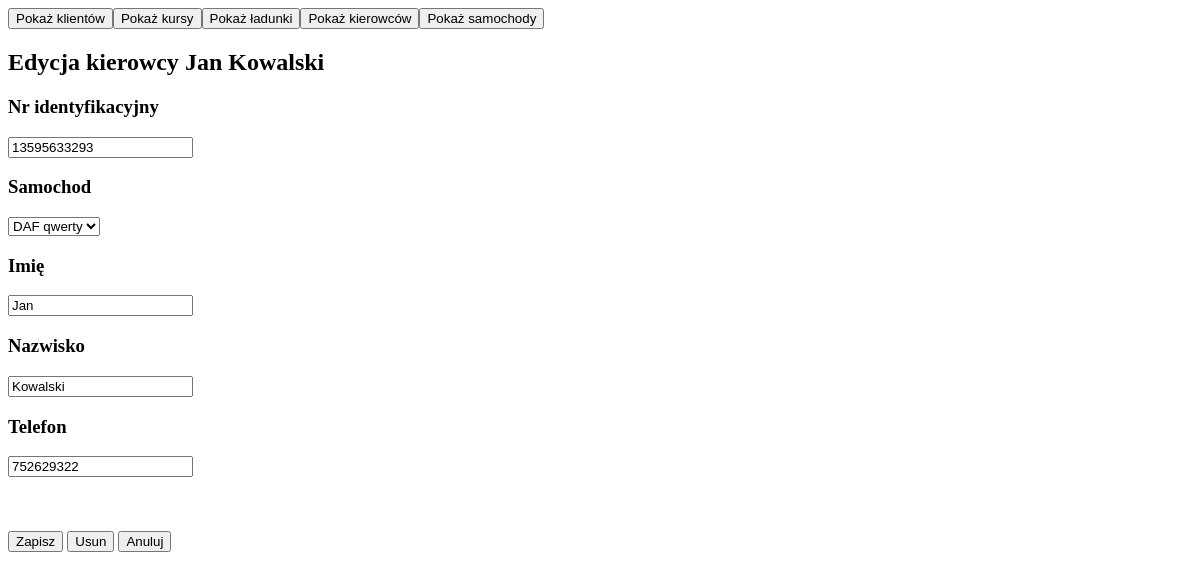
The page /projektBD/index.php?id=kierowca_edytuj&id_kierowcy=1 on the database its author committed.
### tables this page shows
CREATE TABLE `kierowca` (
  `id_kierowcy` int(10) UNSIGNED NOT NULL,
  `nr_identyfikacyjny` varchar(50) NOT NULL,
  `samochod_id` int(10) UNSIGNED DEFAULT NULL,
  `imie` varchar(50) NOT NULL,
  `nazwisko` varchar(50) NOT NULL,
  `telefon` varchar(25) DEFAULT NULL
);

CREATE TABLE `samochod` (
  `id_samochodu` int(10) UNSIGNED NOT NULL,
  `nazwa` varchar(50) NOT NULL,
  `rejestracja` varchar(25) NOT NULL,
  `przebieg` int(20) UNSIGNED DEFAULT NULL
);

### projektBD/kierowca_edytuj.php (the view, shortened to what this page needs)
<?php
$conn = OpenCon();
$id_kierowcy = $_GET['id_kierowcy'];
$sql_statement = "SELECT * from kierowca WHERE id_kierowcy=$id_kierowcy";
$sql_statement3 = "SELECT nazwa FROM kierowca JOIN samochod ON samochod_id=id_samochodu WHERE id_kierowcy=$id_kierowcy";
$result = $conn->query($sql_statement);
$result3 = $conn->query($sql_statement3);
$obj = $result->fetch_array();
$obj3 = $result3->fetch_array();
echo "<h2>Edycja kierowcy " . $obj['imie'] . " " . $obj['nazwisko'] . "</h2>";
?>
<form id=edit_kierowca method='post' action='kierowca_action.php'>
<h3> Nr identyfikacyjny </h3>
<input name='nr_identyfikacyjny' value='<?=htmlentities($obj['nr_identyfikacyjny'])?>' required>
<h3>Samochod</h3>
	<select form=edit_kierowca name='samochod_id'>
		<?php if(!empty($obj3[0])):;?>
        	<option value='<?=htmlentities($obj['samochod_id'])?>'><?=htmlentities($obj3[0])?></option>
		<?php endif;?>
	</select>
<h3> Imię </h3>
<input name='imie' value='<?=htmlentities($obj['imie'])?>' required>
<h3> Nazwisko </h3>
<input name='nazwisko' value='<?=htmlentities($obj['nazwisko'])?>' required>
<h3> Telefon </h3>
<input name='telefon' value='<?=htmlentities($obj['telefon'])?>'>
<input type=submit name=zapisz value='Zapisz'>
<input type=submit name=usun value='Usun' onclick="return confirm('Czy na pewno chcesz usunąć kierowcę?')">
<input type=submit name=anuluj value='Anuluj'>
</form>

### rows shown on the page
kierowca: imie "Jan", nazwisko "Kowalski", nr_identyfikacyjny "13595633293", telefon "752629322"
samochod: samochod_id "DAF qwerty"
